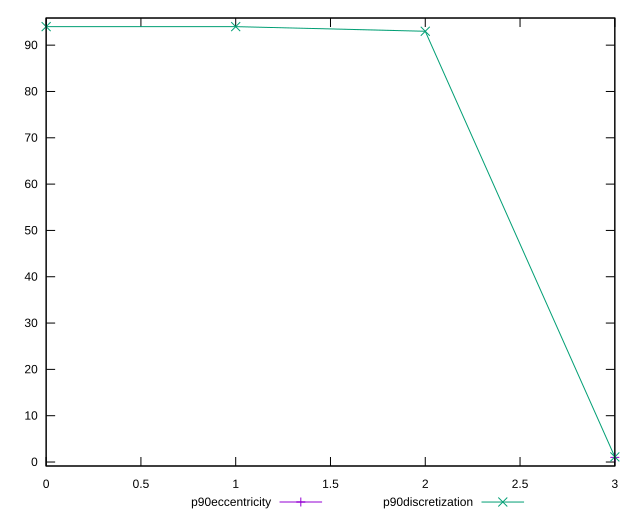

gnuplot code for this plot:
reset

$p90Eccentricity <<EOF
3 0.9999999999999997
EOF

$p90Discretization <<EOF
0 94
1 94
2 93
3 1.1058823529411765
EOF

set key outside below
set xrange [0:3]
set yrange [-0.8600000000000004:95.86]
set trange [-0.8600000000000004:95.86]
set terminal svg size 640, 520 enhanced background rgb 'white'
set output "reports/report_00030_2021-02-24T20-42-31.540Z/uses-rel-preconnect/progression/eccentricity.svg"

plot $p90Eccentricity title "p90eccentricity" with linespoints, \
     $p90Discretization title "p90discretization" with linespoints

reset
